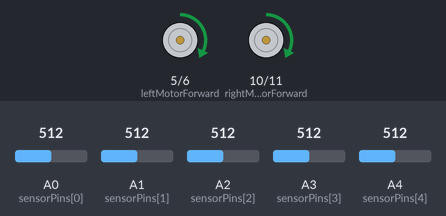
Bench run of a sketch on a simulated Arduino Uno, built with avr-gcc and run on an emulated ATmega328P. On the bench: motor-driver pin pairs drawn as motors (green arrow = first pin HIGH = forward, orange = second pin HIGH = backward, longer = more drive). Inputs (shaded band) come from the test bench; at power-on: A0 (sensorPins[0]) = 512, A1 (sensorPins[1]) = 512, A3 (sensorPins[3]) = 512, A2 (sensorPins[2]) = 512, A4 (sensorPins[4]) = 512.

Above: at 1.2 s.
1.3 s: A0 (sensorPins[0]) set to 610
At 1.7 s:
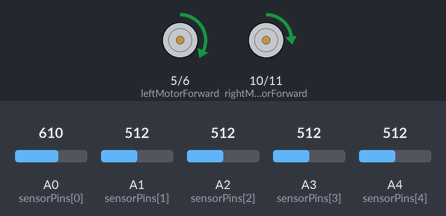
2.8 s: A1 (sensorPins[1]) set to 610
At 4.0 s:
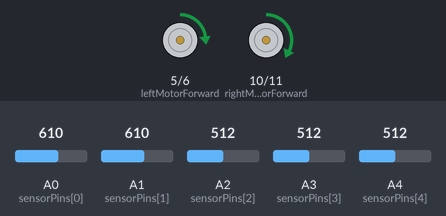
4.3 s: A3 (sensorPins[3]) set to 587
5.8 s: A3 (sensorPins[3]) set to 614
At 6.4 s:
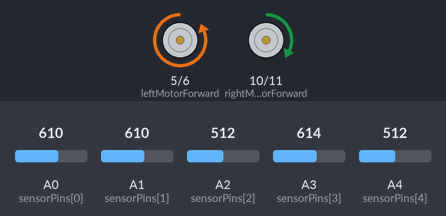
7.3 s: A0 (sensorPins[0]) set to 584
At 8.5 s:
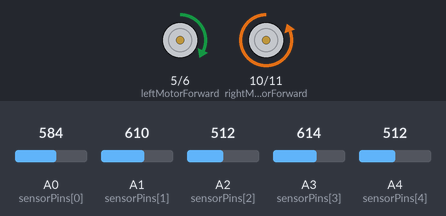
8.8 s: A0 (sensorPins[0]) set to 716
At 9.8 s:
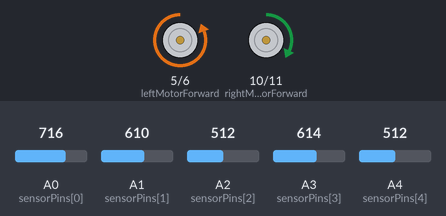
Timing chart, 0 to 11.3 s (numbered marks = the images above; inputs shaded):
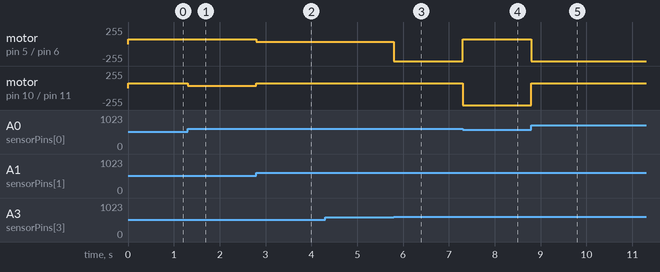

The sketch:

latest_line_follower_19th.ino
```cpp
// File: line_follower_robot.ino

const int sensorPins[5] = {A0, A1, A2, A3, A4};
const int rightMotorForward = 10;
const int rightMotorBackward = 11;
const int leftMotorForward = 5;
const int leftMotorBackward = 6;

const int leftMotorSpeed = 70;
const int rightMotorSpeed = 70;
const int threshold = 600;

bool sensorValues[5];

void setup() {
    for (int i = 0; i < 5; i++) {
        pinMode(sensorPins[i], INPUT);
    }
    pinMode(rightMotorForward, OUTPUT);
    pinMode(rightMotorBackward, OUTPUT);
    pinMode(leftMotorForward, OUTPUT);
    pinMode(leftMotorBackward, OUTPUT);
}

void loop() {
    readSensors();
    controlMotors();
}

void readSensors() {
    for (int i = 0; i < 5; i++) {
        sensorValues[i] = analogRead(sensorPins[i]) < threshold;
    }
}

void controlMotors() {
    bool s1 = sensorValues[0]; // Rightmost sensor
    bool s2 = sensorValues[1];
    bool s3 = sensorValues[2]; // Center sensor
    bool s4 = sensorValues[3];
    bool s5 = sensorValues[4]; // Leftmost sensor

    if ((s3 && !s1 && !s2 && !s4 && !s5) ||  // Only center sensor detects black
        (s1 && s2 && s3 && s4 && s5) ||      // All sensors detect black (crossing)
        (!s1 && !s2 && !s3 && !s4 && !s5)) { // All sensors detect white (blank section)
        // Move forward
        moveForward();
    }
    else if (s2 && !s3 && !s4 && !s1 && !s5) {
        // Slight right adjustment if only the second sensor (A1) detects black
        turnSlightRight();
    }
    else if (s4 && !s3 && !s2 && !s1 && !s5) {
        // Slight left adjustment if only the fourth sensor (A3) detects black
        turnSlightLeft();
    }
    else if ((s2 && s3) || s2) {
        // Slight right
        turnSlightRight();
    }
    else if (s1) {
        // Sharp right
        turnSharpRight();
    }
    else if ((s3 && s4) || s4) {
        // Slight left
        turnSlightLeft();
    }
    else if (s5) {
        // Sharp left
        turnSharpLeft();
    }
    else {
        // Default action
        moveForward();
    }
}

void moveForward() {
    analogWrite(rightMotorForward, rightMotorSpeed);
    digitalWrite(rightMotorBackward, LOW);
    analogWrite(leftMotorForward, leftMotorSpeed);
    digitalWrite(leftMotorBackward, LOW);
}

void turnSlightRight() {
    analogWrite(rightMotorForward, rightMotorSpeed / 2);
    digitalWrite(rightMotorBackward, LOW);
    analogWrite(leftMotorForward, leftMotorSpeed);
    digitalWrite(leftMotorBackward, LOW);
}

void turnSharpRight() {
    analogWrite(rightMotorForward, LOW);
    digitalWrite(rightMotorBackward, rightMotorSpeed / 2);
    analogWrite(leftMotorForward, leftMotorSpeed);
    digitalWrite(leftMotorBackward, LOW);
}

void turnSlightLeft() {
    analogWrite(rightMotorForward, rightMotorSpeed);
    digitalWrite(rightMotorBackward, LOW);
    analogWrite(leftMotorForward, leftMotorSpeed / 2);
    digitalWrite(leftMotorBackward, LOW);
}

void turnSharpLeft() {
    analogWrite(rightMotorForward, rightMotorSpeed);
    digitalWrite(rightMotorBackward, LOW);
    analogWrite(leftMotorForward, LOW);
    digitalWrite(leftMotorBackward, leftMotorSpeed / 2);
}

void stopMotors() {
    digitalWrite(rightMotorForward, LOW);
    digitalWrite(rightMotorBackward, LOW);
    digitalWrite(leftMotorForward, LOW);
    digitalWrite(leftMotorBackward, LOW);
}
```

Measured:
- the behaviour switches between 599 and 600 on A3 (sensorPins[3]) (found by bisection; images 2 and 3)
- the behaviour switches between 600 and 599 on A0 (sensorPins[0]) (found by bisection; images 3 and 4)
- after the input at 1.3 s, motor on pin 10 (rightMotorForward) / pin 11 (rightMotorBackward): forward 70/255 → forward 35/255 at once
- after the input at 2.8 s, motor on pin 5 (leftMotorForward) / pin 6 (leftMotorBackward): forward 70/255 → forward 35/255 at once; motor on pin 10 (rightMotorForward) / pin 11 (rightMotorBackward): forward 35/255 → forward 70/255 at once
- after the input at 4.3 s, every drawn part: stays the same
- after the input at 5.8 s, motor on pin 5 (leftMotorForward) / pin 6 (leftMotorBackward): forward 35/255 → backward 255/255 at once
- after the input at 7.3 s, motor on pin 5 (leftMotorForward) / pin 6 (leftMotorBackward): backward 255/255 → forward 70/255 at once; motor on pin 10 (rightMotorForward) / pin 11 (rightMotorBackward): forward 70/255 → backward 255/255 at once
- after the input at 8.8 s, motor on pin 5 (leftMotorForward) / pin 6 (leftMotorBackward): forward 70/255 → backward 255/255 at once; motor on pin 10 (rightMotorForward) / pin 11 (rightMotorBackward): backward 255/255 → forward 70/255 at once
